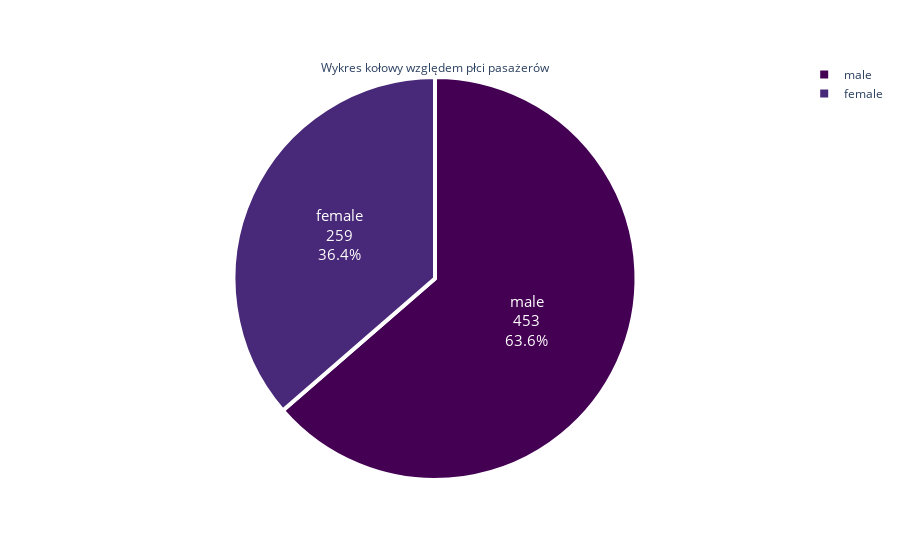

Write notebook code for a chart like this one.
### Code cell
WykrKolowy([453,259],['male','female'],'Wykres kołowy względem płci pasażerów')

### Figure 1 — Plotly figure (JSON) as saved in the notebook; plotly's stock layout.template omitted (floating-point values rounded to 4 significant figures)
{"data": [{"domain": {"x": [0, 1], "y": [0, 1]}, "hovertemplate": "label=%{label}<br>value=%{value}<extra></extra>", "labels": ["male", "female"], "legendgroup": "", "marker": {"line": {"color": "#FFFFFF", "width": 4}}, "name": "", "showlegend": true, "textfont": {"size": 15}, "textinfo": "percent+label+value", "textposition": "inside", "title": {"text": "Wykres kołowy względem płci pasażerów"}, "type": "pie", "values": [453, 259]}], "layout": {"legend": {"tracegroupgap": 0}, "margin": {"t": 60}, "piecolorway": ["#440154", "#482878", "#3e4989", "#31688e", "#26828e", "#1f9e89", "#35b779", "#6ece58", "#b5de2b", "#fde725"]}}
